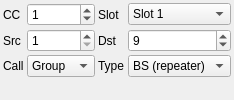
      <widget class="QWidget" name="dmrPage">
       <attribute name="title">
        <string>DMR</string>
       </attribute>
       <layout class="QGridLayout" name="dmrLayout" columnstretch="0,1,0,1">
        <property name="leftMargin">
         <number>3</number>
        </property>
        <property name="topMargin">
         <number>3</number>
        </property>
        <property name="rightMargin">
         <number>3</number>
        </property>
        <property name="bottomMargin">
         <number>3</number>
        </property>
        <property name="spacing">
         <number>3</number>
        </property>
        <item row="0" column="0">
         <widget class="QLabel" name="dmrColorCodeLabel">
          <property name="text">
           <string>CC</string>
          </property>
         </widget>
        </item>
        <item row="0" column="1">
         <widget class="QSpinBox" name="dmrColorCode">
          <property name="toolTip">
           <string>Colour code</string>
          </property>
          <property name="maximum">
           <number>15</number>
          </property>
          <property name="value">
           <number>1</number>
          </property>
         </widget>
        </item>
        <item row="0" column="2">
         <widget class="QLabel" name="dmrSlotLabel">
          <property name="text">
           <string>Slot</string>
          </property>
         </widget>
        </item>
        <item row="0" column="3">
         <widget class="QComboBox" name="dmrSlot">
          <property name="toolTip">
           <string>Voice time slot</string>
          </property>
          <item>
           <property name="text">
            <string>Slot 1</string>
           </property>
          </item>
          <item>
           <property name="text">
            <string>Slot 2</string>
           </property>
          </item>
         </widget>
        </item>
        <item row="1" column="0">
         <widget class="QLabel" name="dmrSourceIdLabel">
          <property name="text">
           <string>Src</string>
          </property>
         </widget>
        </item>
        <item row="1" column="1">
         <widget class="QSpinBox" name="dmrSourceId">
          <property name="toolTip">
           <string>Source (own) DMR ID</string>
          </property>
          <property name="minimum">
           <number>1</number>
          </property>
          <property name="maximum">
           <number>16777215</number>
          </property>
         </widget>
        </item>
        <item row="1" column="2">
         <widget class="QLabel" name="dmrDestinationIdLabel">
          <property name="text">
           <string>Dst</string>
          </property>
         </widget>
        </item>
        <item row="1" column="3">
         <widget class="QSpinBox" name="dmrDestinationId">
          <property name="toolTip">
           <string>Destination talk group or DMR ID</string>
          </property>
          <property name="minimum">
           <number>1</number>
          </property>
          <property name="maximum">
           <number>16777215</number>
          </property>
          <property name="value">
           <number>9</number>
          </property>
         </widget>
        </item>
        <item row="2" column="0">
         <widget class="QLabel" name="dmrCallTypeLabel">
          <property name="text">
           <string>Call</string>
          </property>
         </widget>
        </item>
        <item row="2" column="1">
         <widget class="QComboBox" name="dmrCallType">
          <property name="toolTip">
           <string>Call type</string>
          </property>
          <item>
           <property name="text">
            <string>Group</string>
           </property>
          </item>
          <item>
           <property name="text">
            <string>Private</string>
           </property>
          </item>
         </widget>
        </item>
        <item row="2" column="2">
         <widget class="QLabel" name="dmrDirectLabel">
          <property name="text">
           <string>Type</string>
          </property>
         </widget>
        </item>
        <item row="2" column="3">
         <widget class="QComboBox" name="dmrDirect">
          <property name="toolTip">
           <string>BS: continuous base station transmission, both slots with CACH (repeater output). MS: single slot bursts with the MS sync and no CACH, carrier off between bursts (radio to radio direct mode, simplex hotspot)</string>
          </property>
          <item>
           <property name="text">
            <string>BS (repeater)</string>
           </property>
          </item>
          <item>
           <property name="text">
            <string>MS (direct)</string>
           </property>
          </item>
         </widget>
        </item>
        <item row="3" column="0" colspan="4">
         <spacer name="dmrSpacer">
          <property name="orientation">
           <enum>Qt::Orientation::Vertical</enum>
          </property>
          <property name="sizeHint" stdset="0">
           <size>
            <width>20</width>
            <height>0</height>
           </size>
          </property>
         </spacer>
        </item>
       </layout>
      </widget>
